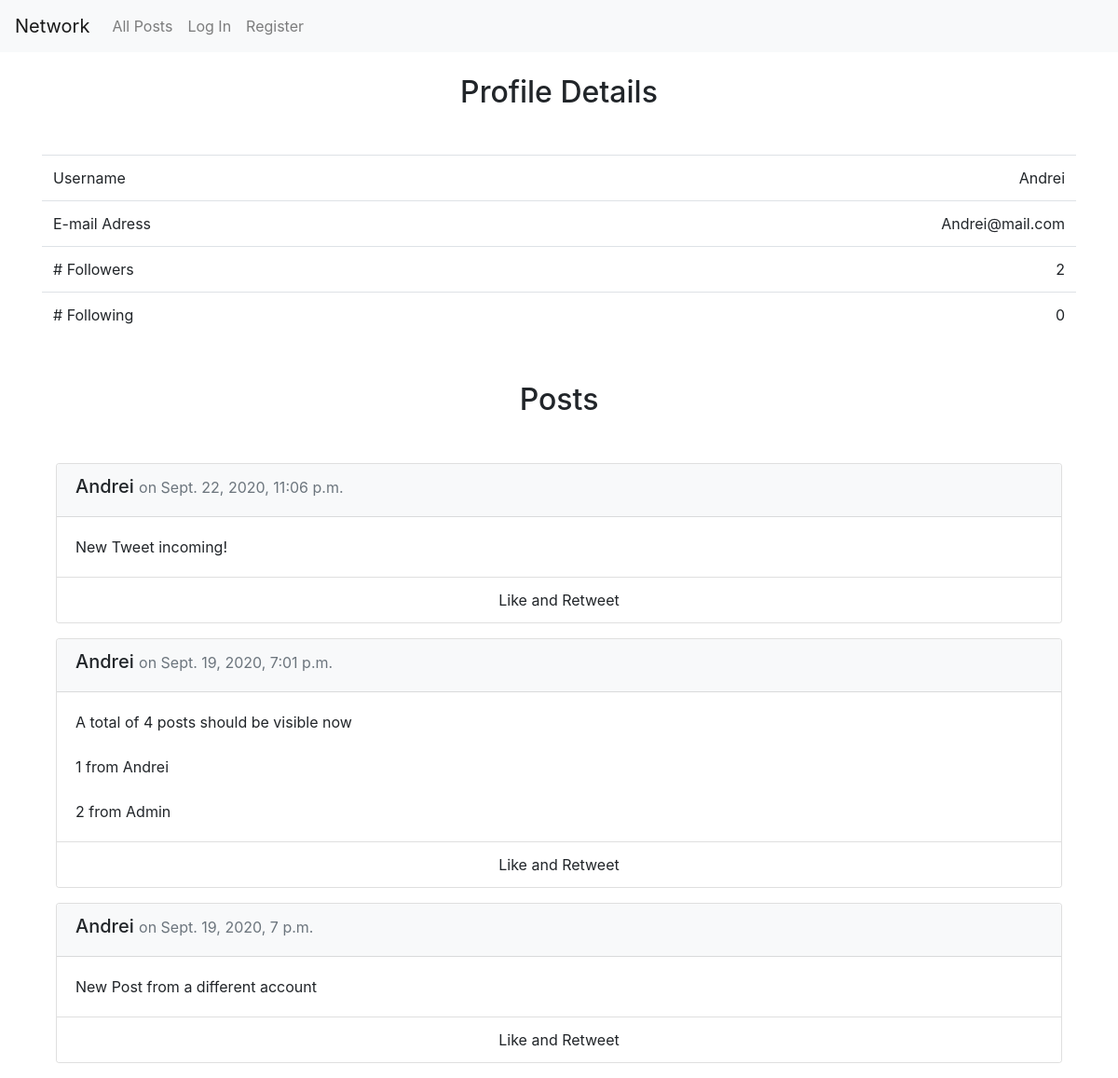
/profile/Andrei, run on the app's committed database.
### network/models.py (models this page shows, shortened)
class User(AbstractUser):
    likes = models.ManyToManyField("Post", blank=True,
            related_name="likes")
    follows = models.ManyToManyField("self", blank=True, symmetrical=False,
              related_name="followers", default=0)
    def __str__(self):
        return f"{self.username}"

class Post(models.Model):
    creator = models.ForeignKey(User, related_name="posts",
                on_delete=models.CASCADE)
    timestamp = models.DateTimeField(auto_now_add=True)
    content = models.CharField(max_length=10000)

### network/views.py (the view)
# urls.py: path("profile/<str:username>", views.profile, name="profile"),
def profile(request, username):
    user = User.objects.get(username=username)
    if request.user == user:
        showFollow = 0
    elif request.user.username in user.followers.all():
        showFollow = 1
    else:
        showFollow = 2
    content = getPaginator(request, user.posts.order_by("-timestamp"))
    content["profile"] = user
    content["showFollow"] = showFollow
    return render(request, "network/profile.html", content)

### network/utils.py (called while the page is built)
def getPaginator(request, data):
    p = Paginator(data, 10)
    page_number = request.GET.get("page", 1)
    page = p.get_page(page_number)
    if page.has_previous():
        previousURL = f"?page={page.previous_page_number()}"
    else:
        previousURL = ''
    if page.has_next():
        nextURL = f"?page={page.next_page_number()}"
    else:
        nextURL = ''
    content = {"page": page, "previousURL": previousURL, "nextURL": nextURL}
    return content

### network/templates/network/profile.html (shortened to what this page needs)
{% extends "network/layout.html" %}
{% block body %}
<div class="container">
    <h2 class="text-center mt-4">
        Profile Details
    </h2>
    <table class="table mt-5 mb-4 responsive">
        <tbody>
            <tr>
                <td> Username </td>
                <td class="text-right">{{ profile.username }}</td>
            </tr>
            <tr>
                <td>E-mail Adress</td>
                <td class="text-right">{{ profile.email }}</td>
            </tr>
            <tr>
                <td># Followers</td>
                <td class="text-right">{{ profile.followers.all | length }}</td>
            </tr>
            <tr>
                <td># Following</td>
                <td class="text-right">{{ profile.follows.all | length }}</td>
            </tr>
        </tbody>
    </table>
    <h2 class="text-center my-5">Posts</h2>
    <div class="container d-block mt-3">
        {% for post in page.object_list %}
        <div class="card my-3">
            <div class="card-header bg-light">
                <h5>{{ post.creator }}
                    <small class="text-muted"> on {{ post.timestamp }}</small>
                </h5>
            </div>
            <div class="card-body">
                <p class="card-text content">{{ post.content }}</p>
              </div>
            <div class="card-footer bg-white text-center">
                Like and Retweet
            </div>
          </div>
        {% endfor %}
    </div>
</div>
{% endblock %}

### network/static/network/styles.css (style rules this page uses)
.content { white-space: pre-line; }

### data on the page
User: username "Andrei", email "Andrei@mail.com", followers.all|length "2", follows.all|length "0"
Post: creator "Andrei", timestamp "Sept. 22, 2020, 11:06 p.m.", content "New Tweet incoming!"
Post: creator "Andrei", timestamp "Sept. 19, 2020, 7:01 p.m.", content "A total of 4 posts should be visible now 1 from Andrei 2 from Admin"
Post: creator "Andrei", timestamp "Sept. 19, 2020, 7 p.m.", content "New Post from a different account"
